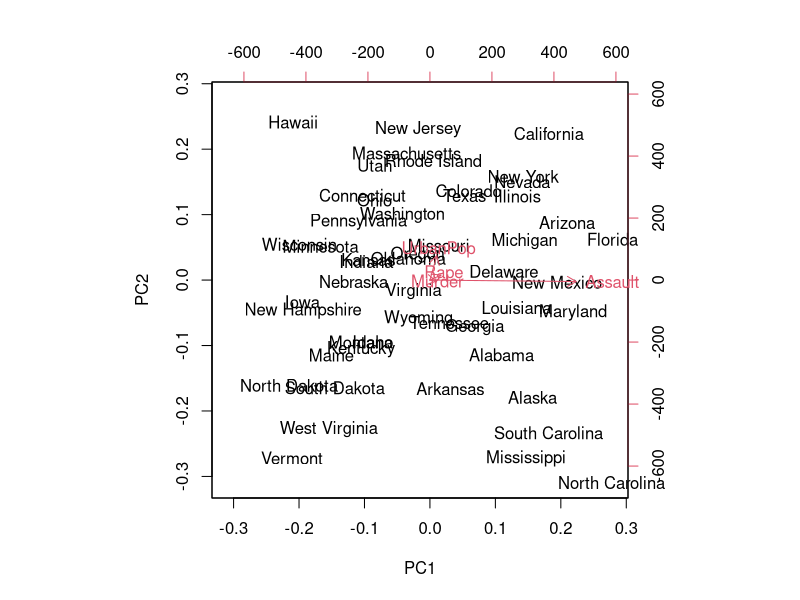
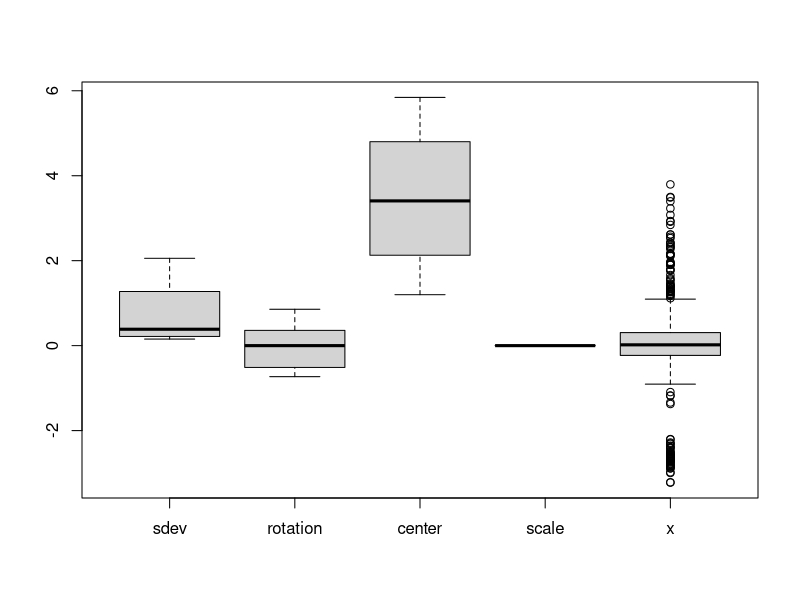
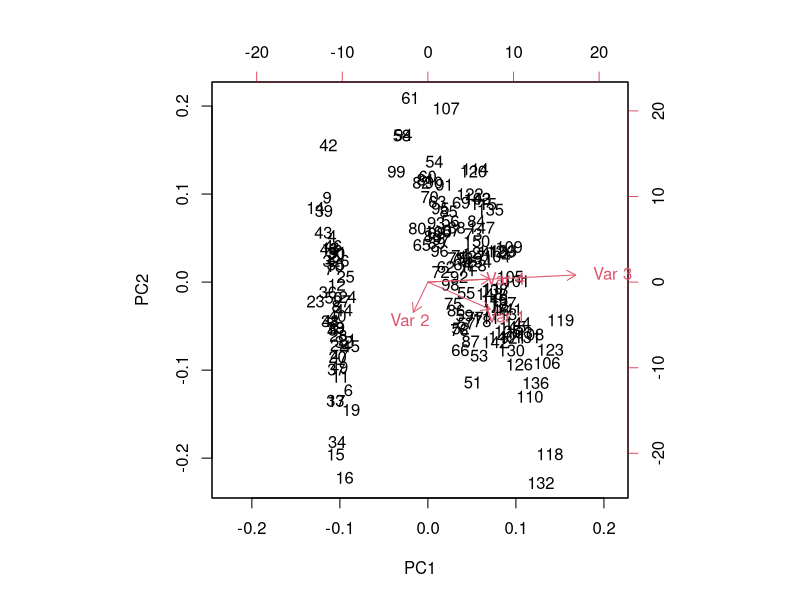
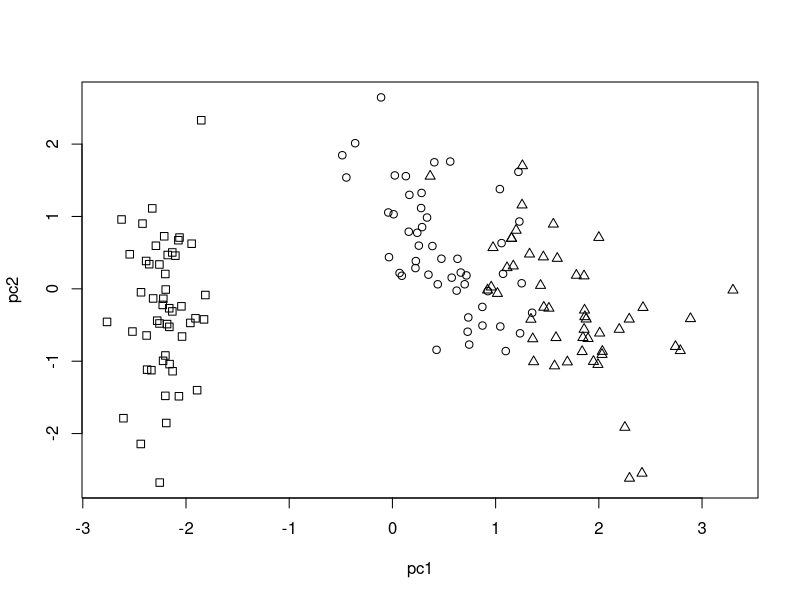

Generate these figures, in order, with R:
# 13-2
res.pca.noscale <- prcomp(USArrests)
summary(res.pca.noscale)
par(xpd=TRUE)
biplot(res.pca.noscale)

# 13-3
head(iris)

data <- cbind(iris$Sepal.Length, iris$Sepal.Width, iris$Petal.Length, iris$Petal.Width)
res <- prcomp(data)
summary(res)

boxplot(res)
par(xpd=TRUE)
biplot(res)

res.pca <- prcomp(data, scale=TRUE)
pc1 <- res.pca$x[, 1]
pc2 <- res.pca$x[, 2]
pchlabels <- as.integer(iris[, 5]) - 1
plot(pc1, pc2, pch=pchlabels)
